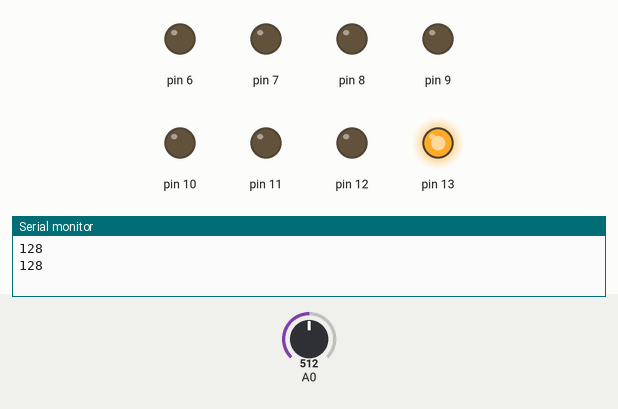
This sketch was run on a simulated Arduino Uno, built with avr-gcc and run on an emulated ATmega328P. On the bench: output pins drawn as LEDs (lit = HIGH), the last lines printed to the serial monitor. Inputs (shaded band) come from the test bench; at power-on: A0 = 512.

Above: at 1.7 s.
1.8 s: A0 set to 516
At 2.9 s:
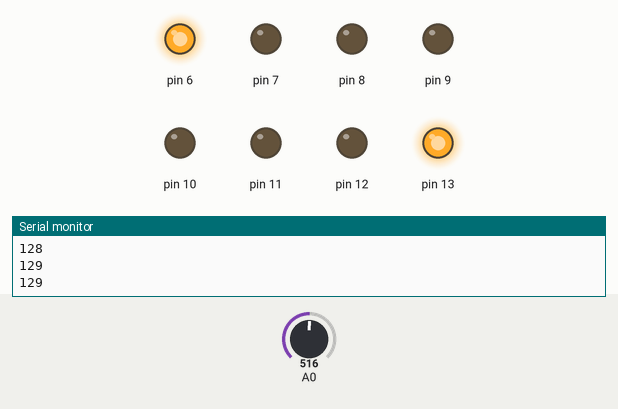
4.1 s: A0 set to 511
At 6.1 s:
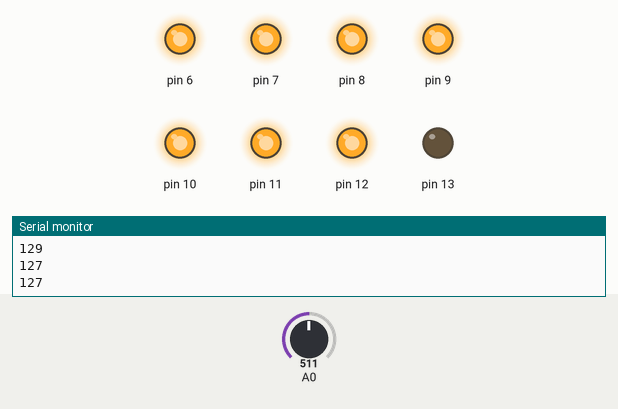
7.6 s: A0 set to 306
At 10.1 s:
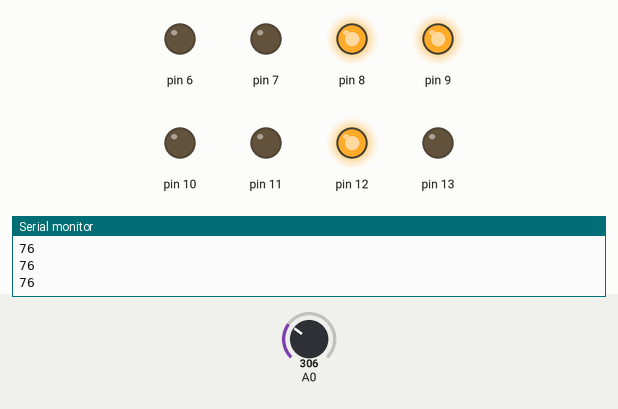
10.4 s: A0 set to 303
At 12.2 s:
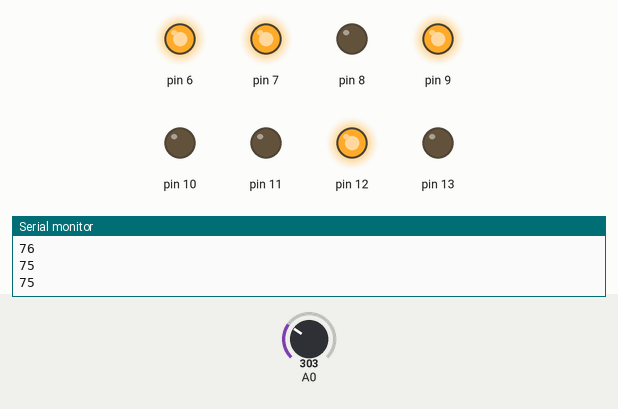
13.1 s: A0 set to 716
At 15.2 s:
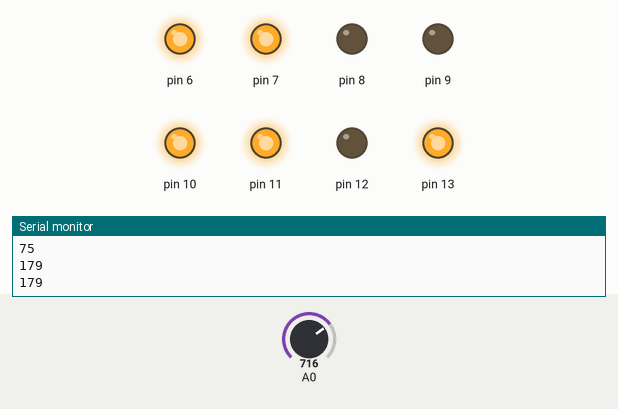
15.5 s: A0 set to 720
At 17.6 s:
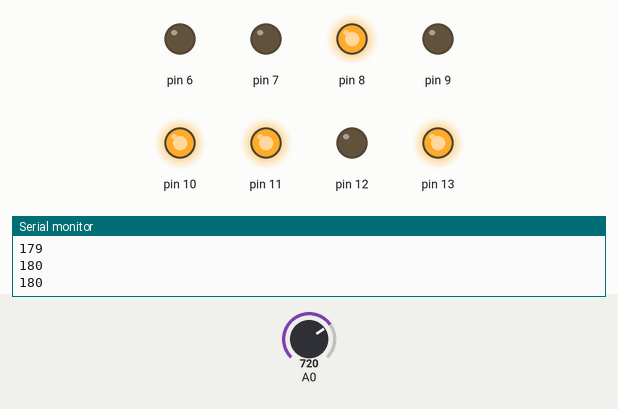
Timing chart, 0 to 19.1 s (numbered marks = the images above; inputs shaded):
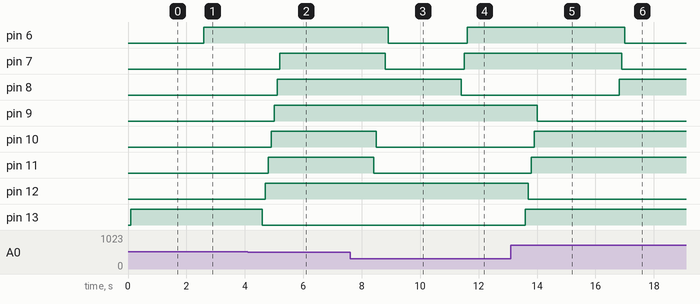

Measured:
- the behaviour switches between 515 and 516 on A0 (found by bisection; images 0 and 1)
- the behaviour switches between 304 and 303 on A0 (found by bisection; images 3 and 4)
- the behaviour switches between 719 and 720 on A0 (found by bisection; images 5 and 6)
- after the input at 1.8 s, pin 6: LOW → HIGH after 0.80 s
- after the input at 4.1 s, pin 7: LOW → HIGH after 1.1 s; pin 8: LOW → HIGH after 1.0 s; pin 9: LOW → HIGH after 0.90 s; pin 10: LOW → HIGH after 0.80 s; pin 11: LOW → HIGH after 0.70 s
- after the input at 7.6 s, pin 6: HIGH → LOW after 1.3 s; pin 7: HIGH → LOW after 1.2 s; pin 10: HIGH → LOW after 0.90 s; pin 11: HIGH → LOW after 0.80 s
- after the input at 10.4 s, pin 6: LOW → HIGH after 1.2 s; pin 7: LOW → HIGH after 1.1 s; pin 8: HIGH → LOW after 1.0 s
- after the input at 13.1 s, pin 9: HIGH → LOW after 0.91 s; pin 10: LOW → HIGH after 0.81 s; pin 11: LOW → HIGH after 0.71 s; pin 12: HIGH → LOW after 0.61 s; pin 13: LOW → HIGH after 0.51 s
- after the input at 15.5 s, pin 6: HIGH → LOW after 1.5 s; pin 7: HIGH → LOW after 1.4 s; pin 8: LOW → HIGH after 1.3 s

The sketch:

adc1.ino
```cpp
void setup()
{
 Serial.begin(9600);
  pinMode(13,OUTPUT);
  pinMode(12,OUTPUT);
   pinMode(11,OUTPUT);
  pinMode(10,OUTPUT);
   pinMode(9,OUTPUT);
  pinMode(8,OUTPUT);
   pinMode(7,OUTPUT);
  pinMode(6,OUTPUT);

}

void loop()
{

  int value = analogRead(A0);
  float byte = value/4 ;
  int contador = byte;
  Serial.println(contador, DEC);
  delay (100);


  if( bitRead(contador,7)== 1){
  digitalWrite(13,HIGH);
  delay(100);
  }
    else {
  digitalWrite(13,LOW);
  delay(100);
    }

  if( bitRead(contador,6)== 1){
  digitalWrite(12,HIGH);
  delay(100);
  }
    else {
  digitalWrite(12,LOW);
  delay(100);
    }

  if( bitRead(contador,5)== 1){
  digitalWrite(11,HIGH);
  delay(100);
  }
    else {
  digitalWrite(11,LOW);
  delay(100);
    }

  if( bitRead(contador,4)== 1){
  digitalWrite(10,HIGH);
  delay(100);
  }
    else {
  digitalWrite(10,LOW);
  delay(100);
    }

  if( bitRead(contador,3)== 1){
  digitalWrite(9,HIGH);
  delay(100);
  }
    else {
  digitalWrite(9,LOW);
  delay(100);
    }

  if( bitRead(contador,2)== 1){
  digitalWrite(8,HIGH);
  delay(100);
  }
    else {
  digitalWrite(8,LOW);
  delay(100);
    }


  if( bitRead(contador,1)== 1 ){
  digitalWrite(7,HIGH);
  delay(100);
  }
    else {
  digitalWrite(7,LOW);
  delay(100);
    }


   if( bitRead(contador,0)== 1){
  digitalWrite(6,HIGH);
  delay(100);
  }
    else {
  digitalWrite(6,LOW);
  delay(100);
    }


}
```
